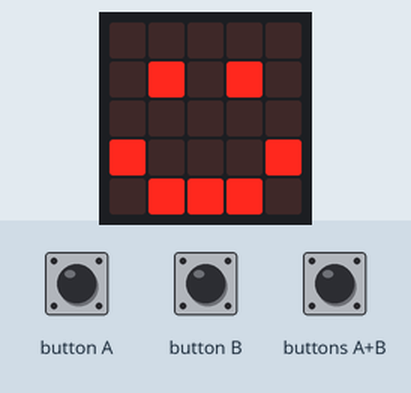
Bench run of a program on a simulated BBC micro:bit (MakeCode). Parts: the board's 5×5 LED display. Inputs (shaded band) come from the test bench.

Above: at 1.8 s.
1.9 s: button A pressed for 0.15 s
At 4.2 s:
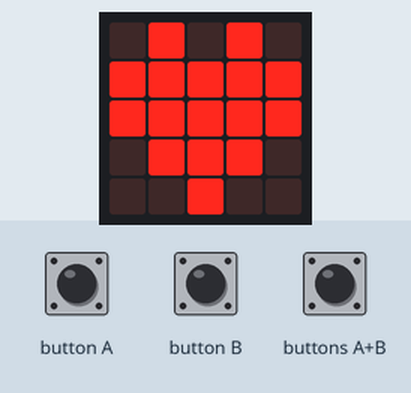
5.0 s: button B pressed for 0.15 s
At 6.0 s:
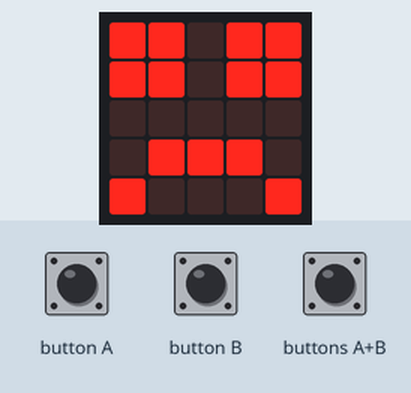
7.1 s: buttons A+B pressed for 0.15 s
At 8.2 s:
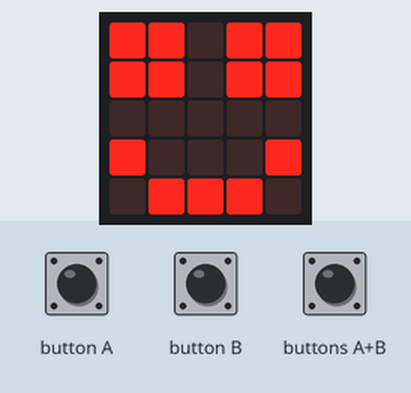
Timing chart, 0 to 10.1 s (numbered marks = the images above; inputs shaded):
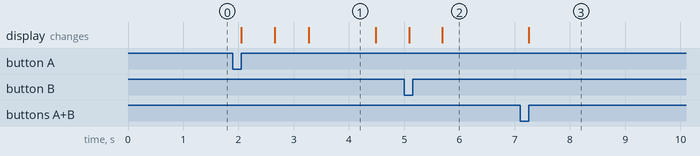

Measured:
- after the input at 1.9 s, the display: changes after 0.15 s (image 1)
- after the input at 5.0 s, the display: first differs from a run without the input after 0.69 s (image 2)
- after the input at 7.1 s, the display: changes after 0.15 s (image 3)
- what the display in image 1 shows lasts 1.2 s, from 3.3 s to 4.5 s

The program:

main.ts
```typescript
input.onButtonPressed(Button.A, function () {
    for (let index = 0; index < 2; index++) {
        basic.showIcon(IconNames.Heart)
        basic.pause(10)
        basic.showIcon(IconNames.Angry)
        basic.pause(10)
        basic.showIcon(IconNames.Heart)
    }
})
input.onButtonPressed(Button.AB, function () {
    basic.showLeds(`
        # # . # #
        # # . # #
        . . . . .
        # . . . #
        . # # # .
        `)
})
input.onButtonPressed(Button.B, function () {
    basic.showLeds(`
        # # . # #
        # # . # #
        . . . . .
        . # # # .
        # . . . #
        `)
})
basic.showIcon(IconNames.Happy)
```

test.ts
```typescript
// aquí va el archivo "tests"; esto no se compilará cuando este paquete se utilice como una extensión.
```
